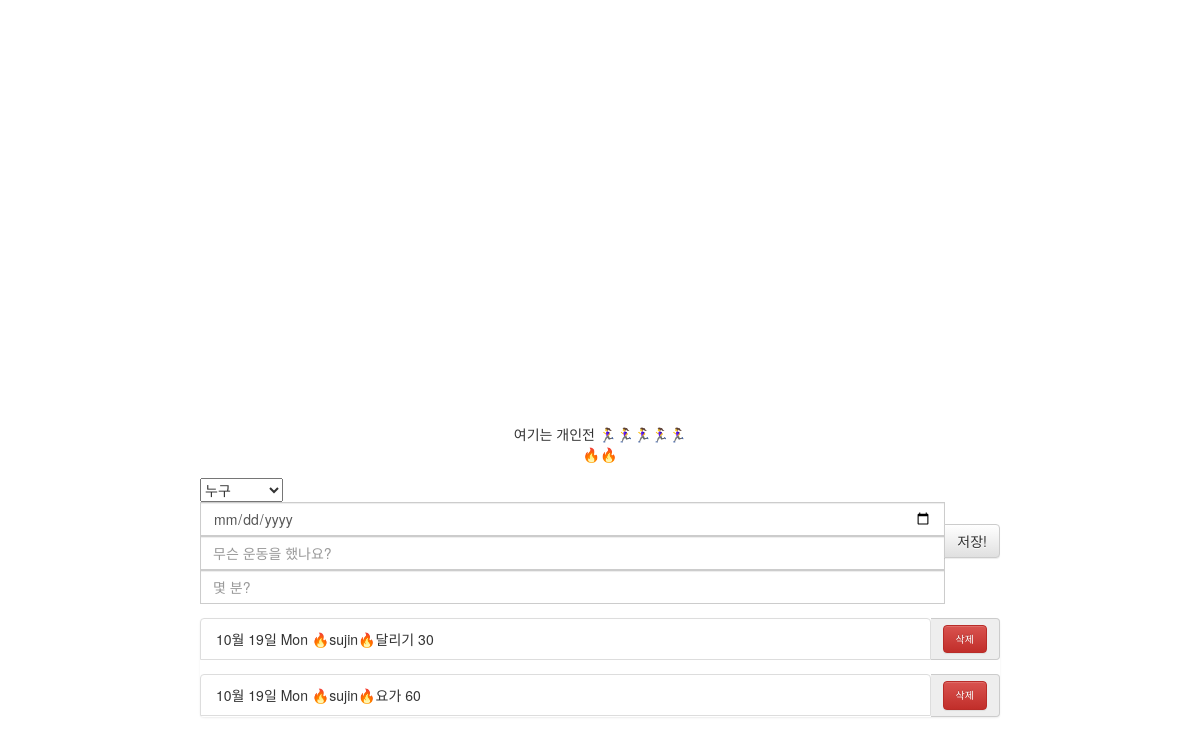
The app's page /, older data.
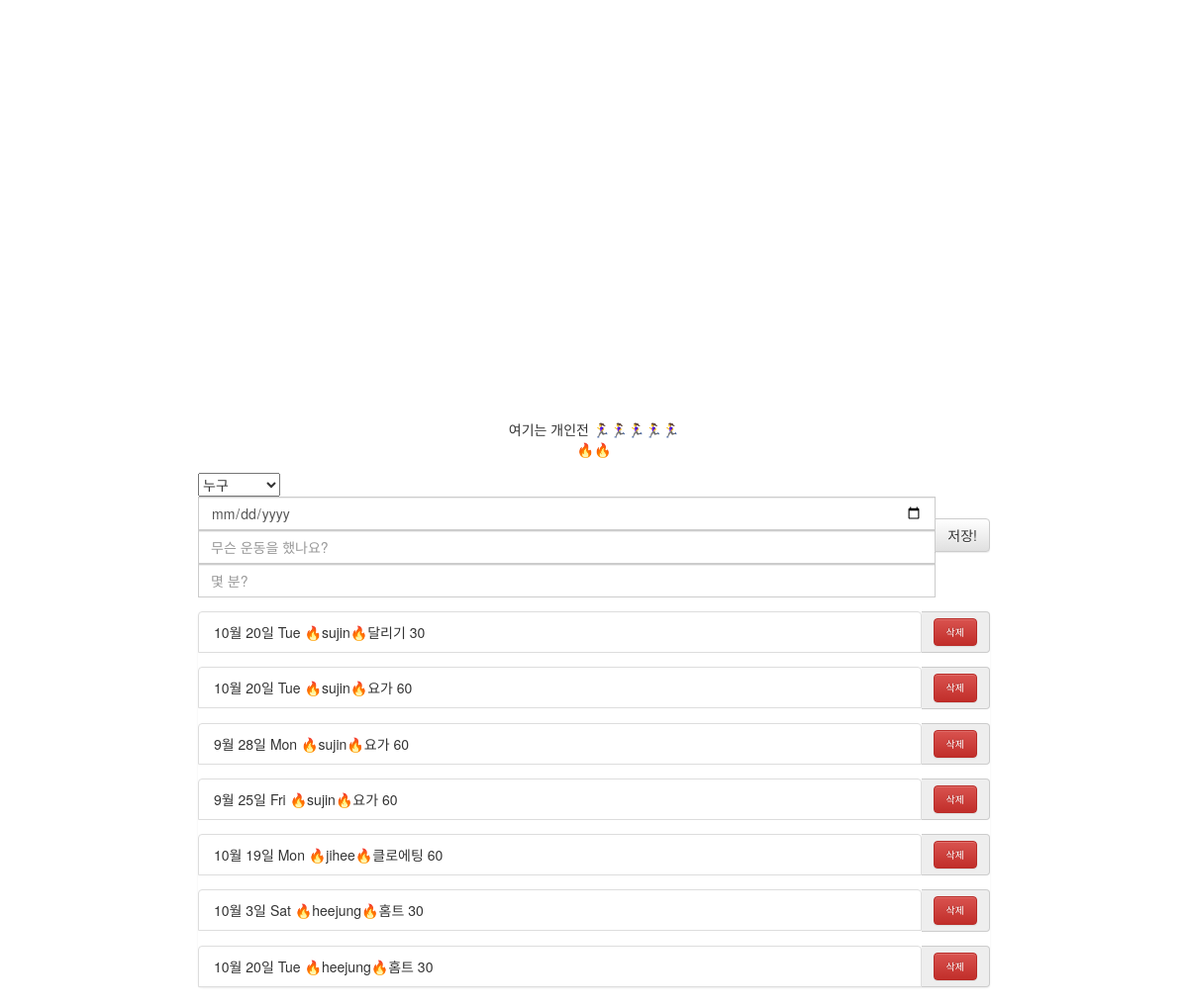
The same page, newer data.
### fitApp/models.py (models this page shows)
class Exercise(models.Model):
    today = models.DateTimeField(default=timezone.now)
    nickname = models.CharField(max_length=100, default='0')
    exer_title = models.CharField(max_length=100)
    exer_time = models.IntegerField()
    exer_date = models.DateField(max_length=100, default=timezone.now)

### fitApp/views.py (the view)
# urls.py: path('', views.bar, name='bar'),
def bar(request):
    exercises = Exercise.objects.all()
    sujin_time10 = Exercise.objects.filter(nickname='수진', exer_date__month=10).aggregate(Sum('exer_time'))
    sujin10 = sujin_time10['exer_time__sum']
    nayoung_time10 = Exercise.objects.filter(nickname='나영', exer_date__month=10).aggregate(Sum('exer_time'))
    nayoung10 = nayoung_time10['exer_time__sum']
    jihee_time10 = Exercise.objects.filter(nickname='지희', exer_date__month=10).aggregate(Sum('exer_time'))
    jihee10 = jihee_time10['exer_time__sum']
    heejung_time10 = Exercise.objects.filter(nickname='희정', exer_date__month=10).aggregate(Sum('exer_time'))
    heejung10 = heejung_time10['exer_time__sum']
    jinhee_time10 = Exercise.objects.filter(nickname='진희', exer_date__month=10).aggregate(Sum('exer_time'))
    jinhee10 = jinhee_time10['exer_time__sum']
    sujin_time11 = Exercise.objects.filter(nickname='수진', exer_date__month=11).aggregate(Sum('exer_time'))
    sujin11 = sujin_time11['exer_time__sum']
    nayoung_time11 = Exercise.objects.filter(nickname='나영', exer_date__month=11).aggregate(Sum('exer_time'))
    nayoung11 = nayoung_time11['exer_time__sum']
    jihee_time11 = Exercise.objects.filter(nickname='지희', exer_date__month=11).aggregate(Sum('exer_time'))
    jihee11 = jihee_time11['exer_time__sum']
    heejung_time11 = Exercise.objects.filter(nickname='희정', exer_date__month=11).aggregate(Sum('exer_time'))
    heejung11 = heejung_time11['exer_time__sum']
    jinhee_time11 = Exercise.objects.filter(nickname='진희', exer_date__month=11).aggregate(Sum('exer_time'))
    jinhee11 = jinhee_time11['exer_time__sum']
    print(type(jinhee11))
    a = [sujin11, sujin10] # 수진 = [11월, 10월, 9월, 8월, 7월]
    b = [nayoung11, nayoung10] # 나영
    c = [jihee11, jihee10] # 지희
    d = [heejung11, heejung10] # 희정
    e = [jinhee11, jinhee10] # 진희
    context = {'a': a, 'b': b, 'c': c, 'd': d, 'e': e,'exercises': exercises}
    return render(request, 'chart_bar.html', context)

### fitApp/templates/chart_bar.html (shortened to what this page needs)
<!DOCTYPE html>
<html lang="en">
<head>
    <link rel="stylesheet" href="https://maxcdn.bootstrapcdn.com/bootstrap/3.3.2/css/bootstrap.min.css">
    <link rel="stylesheet" href="https://maxcdn.bootstrapcdn.com/bootstrap/3.3.2/css/bootstrap-theme.min.css">
</head>
<body>
    <figure class="highcharts-figure">
        <div id="container"></div>
        <p class="highcharts-description">
        <center>여기는 개인전 🏃‍♀️🏃‍♀️🏃‍♀️🏃‍♀️🏃‍♀
        <br> 🔥🔥 </br>
        </center>
        </p>
    </figure>
    <div class="exercise">
        <div class="messageDiv">
            <form action="./createExercise/" method="POST">{% csrf_token %}
                <div class="input-group">
                    <select id="nickname" name="nickname">
                        <option value="">누구</option>
                    </select>
                    <input id="exerDate" name="exerDate" type="date" class="form-control" placeholder="언제 했나요?">
                    <input id="exerTitle" name="exerTitle" type="text" class="form-control" placeholder="무슨 운동을 했나요?">
                    <input id="exerTime" name="exerTime" type="number" min="0" max="300" step="1" class="form-control" placeholder="몇 분?">
                    <span class="input-group-btn">
                        <button class="btn btn-default" type="submit">저장!</button>
                    </span>
                </div>
            </form>
        </div>
          <div class="exerDiv1">
                <ul class="list-group">
                    {% for exercise in exercises %}
                    <form action="./deleteExercise/" method="GET">
                        <div class="input-group" name='todo1'>
                            <li class="list-group-item">{{ exercise.exer_date|date:"n월 j일 D" }} 🔥️{{ exercise.nickname }}🔥{{ exercise.exer_title }}  {{ exercise.exer_time }}</li>
                            <span class="input-group-addon">
                                <button type="submit" class="custom-btn btn btn-danger">삭제</button>
                            </span>
                        </div>
                    </form>
                    {% endfor %}
                </ul>
            </div>
        </div>
</body>
</html>

Row changes from the older to the newer data that the page shows:
removed Exercise: exer_date "10월 19일 Mon", nickname "sujin", exer_title "달리기", exer_time "30"
removed Exercise: exer_date "10월 19일 Mon", nickname "sujin", exer_title "요가", exer_time "60"
added Exercise: exer_date "10월 20일 Tue", nickname "sujin", exer_title "달리기", exer_time "30"
added Exercise: exer_date "10월 20일 Tue", nickname "sujin", exer_title "요가", exer_time "60"
added Exercise: exer_date "9월 28일 Mon", nickname "sujin", exer_title "요가", exer_time "60"
added Exercise: exer_date "9월 25일 Fri", nickname "sujin", exer_title "요가", exer_time "60"
added Exercise: exer_date "10월 19일 Mon", nickname "jihee", exer_title "클로에팅", exer_time "60"
added Exercise: exer_date "10월 3일 Sat", nickname "heejung", exer_title "홈트", exer_time "30"
added Exercise: exer_date "10월 20일 Tue", nickname "heejung", exer_title "홈트", exer_time "30"
